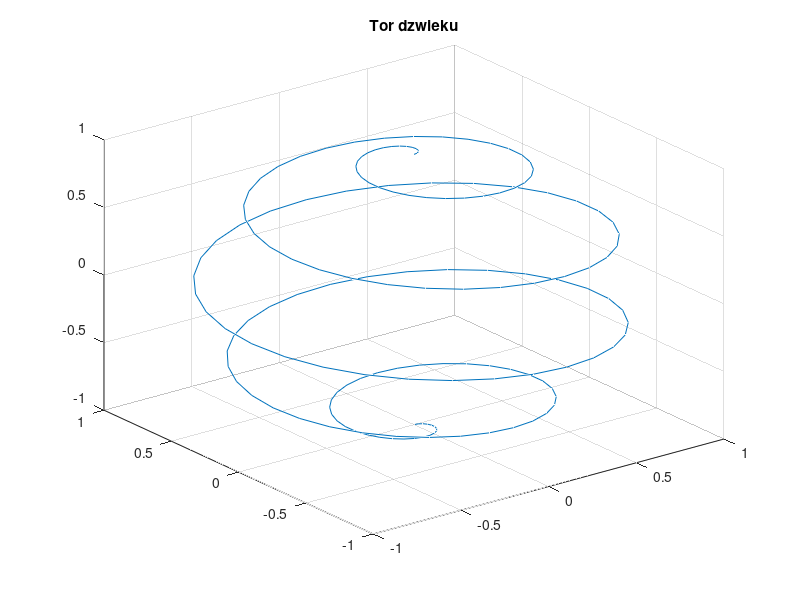

Recreate this plot in MATLAB. (Note: this script raises an error after producing the figure.)
%Spatial Sound Reproduction for 16 speakers surround system
%Auralization Lab

clear all
close all
clear sound
clc

%polozenie glosnikow we wsp sferycznych
fi = [0 45 90 135 180 -135 -90 -45 68 158 -113 -23 23 113 -158 -68];
teta = [0 0 0 0 0 0 0 0 -45 -45 -45 -45 45 45 45 45];

%tor1 - lokalizacja dzwieku we wsp sferycznych
%FI=[0 10 20 80 90 100 0 20 70 80 90 100]; %(-180,180)
%TETA=[0 0 20 30 40 50 0 -20 20 30 40 50]; %(-90,90)

%tor2 zrodla pozornego - spirala po sferze
c = 5.0;
t = 0:0.2:10*pi;

x1 = sin(t/(2*c)).*cos(t);
y1 = sin(t/(2*c)).*sin(t);
z1 = cos(t/(2*c));

L123 = [x1',y1',z1'];

figure(1)
plot3(x1,y1,z1) 
grid on
title('Tor dzwieku')
print('tor_dzwieku','-dpng')

%%%%%%%%%%%%%%%%%%%%%%%
%TRIANGULARYZACJA TORU%

INDEX3 = [];
INDEX = [];
TEMP = [];

%polozenia glosnikow we wsp kartezjanskich
x = cos(teta).*cos(fi);
y = cos(teta).*sin(fi);
z = sin(teta);

%polozenie pozornego zrodla we wsp kartezjanskich dla toru 1
%x1=cos(TETA).*cos(FI);
%y1=cos(TETA).*sin(FI);
%z1=sin(TETA);

for i = 1:length(t)
    
    for k = 1:length(fi)
        
        temp = sqrt((x1(i)-x(k))^2+(y1(i)-y(k))^2+(z1(i)-z(k))^2);
        TEMP(k,i) = temp;
        
    end
    
    [tmp,idx] = sort(TEMP(:,i));
    INDEX3 = [idx(1); idx(2); idx(3)];
    INDEX = [INDEX INDEX3];
    
end

%wczytanie nagrania MONO
[s, fs] = audioread('helicopter_mono.wav');

%skrocenie sygnalu
u = length(s)-mod(length(s), length(t));
s = s(1:u);

%tworzenie macierzy dzwiekow dla kazdego z glosnikow + korekcja wzmocnienia
S = [];
m = length(s)/length(t);

for p=1:length(x1)

    g1 = TEMP(INDEX(1,p),p);
    g2 = TEMP(INDEX(2,p),p);
    g3 = TEMP(INDEX(3,p),p);
    
    g1n = g1/(sqrt(g1^2+g2^2+g3^2));
    g2n = g2/(sqrt(g1^2+g2^2+g3^2));
    g3n = g3/(sqrt(g1^2+g2^2+g3^2));
    
    S(INDEX(1,p),(p-1)*m+1:m*((p-1)+1)) = s((p-1)*m+1:m*((p-1)+1))*g1n;
    S(INDEX(2,p),(p-1)*m+1:m*((p-1)+1)) = s((p-1)*m+1:m*((p-1)+1))*g2n;
    S(INDEX(3,p),(p-1)*m+1:m*((p-1)+1)) = s((p-1)*m+1:m*((p-1)+1))*g3n;

end

%zapis 16 nagran, dla kazdego z glosnikow
for f=1:length(fi)
    
    filename = sprintf('speaker%d.wav', f); 
    audiowrite(filename, S(f,:), fs);

end